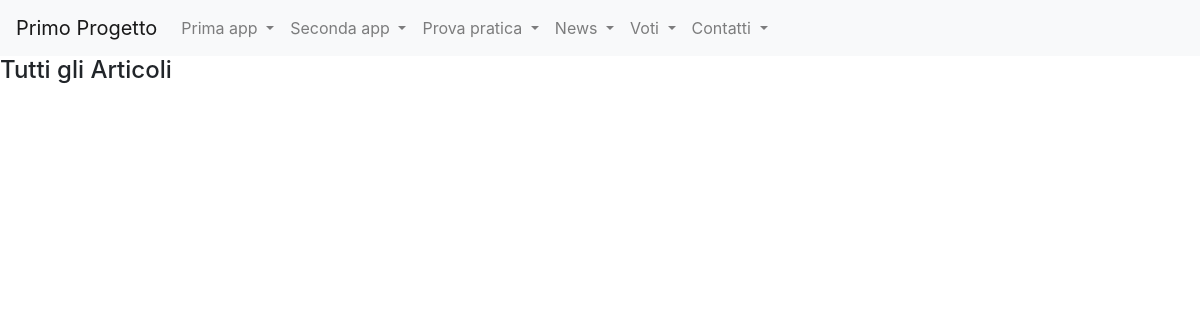
Before: /news/lista_articoli/ with the older database file.
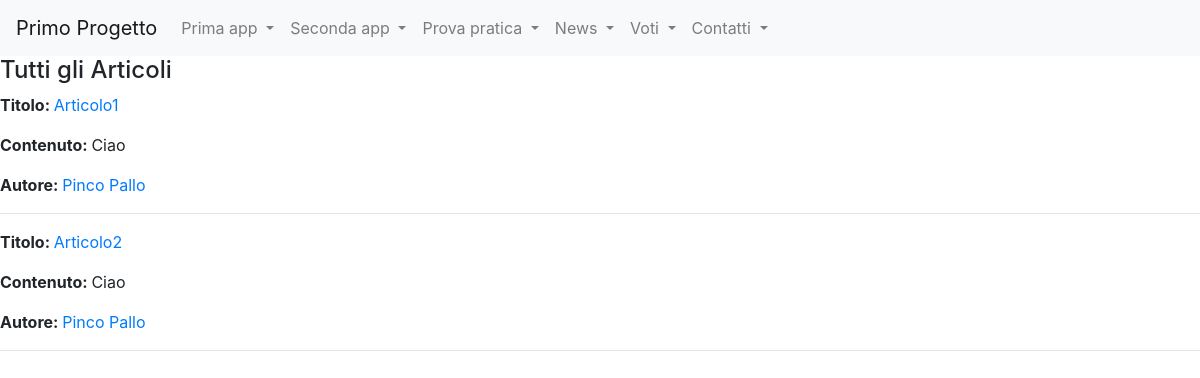
After: the same page with the newer database file.
### news/models.py (models this page shows, shortened)
class Articolo(models.Model):
    visualizzazioni=models.IntegerField(default=0, blank=True)
    data_articolo=models.DateField(blank=True)
    titolo=models.CharField(max_length=100) #Stringhe di lunghezza massima 100
    contenuto=models.TextField()
    giornalista=models.ForeignKey(Giornalista, on_delete=models.CASCADE, related_name="articoli")
    class Meta:
        verbose_name = 'Articolo'
        verbose_name_plural = 'Articoli'

class Giornalista(models.Model):
    nome=models.CharField(max_length=20) #Stringhe di lunghezza massima 20
    cognome=models.CharField(max_length=20)
    anno_nascita=models.DateField(blank=True)
    def __str__(self):
        return self.nome + " " + self.cognome
    class Meta:
        verbose_name = 'Giornalista'
        verbose_name_plural = 'Giornalisti'

### news/views.py (the view)
# urls.py: path("lista_articoli/", lista_articoli, name="lista_articoli"),
def lista_articoli(request, pk=None):
    if(pk==None):
        intestazione="Tutti gli Articoli"
        articoli = Articolo.objects.all()
    else:
        intestazione="Articoli di un Giornalista"
        articoli = Articolo.objects.filter(giornalista_id=pk)
    context = {
        'intestazione': intestazione,
        'articoli': articoli,
    }
    return render(request, "news/lista_articoli.html", context)

### news/templates/news/lista_articoli.html (shortened to what this page needs)
<!DOCTYPE html>
{% extends "base.html"%}
{% block content %}
    <h4>{{ intestazione }}</h4>
        {% for articolo in articoli %}
            <p><strong>Titolo: </strong>
                <a href={% url 'news:articolo_detail' articolo.id %}>{{ articolo.titolo }}</a>
            </p>
            <p><strong>Contenuto: </strong>
                {{ articolo.contenuto }}
            </p>
            <p><strong>Autore: </strong>
                <a href={% url 'news:giornalista_detail' articolo.giornalista.id %}>{{ articolo.giornalista }}</a>
            </p>
            <hr>
        {% endfor %}
{% endblock content %}

Changed rows visible on the page:
added Articolo: titolo "Articolo1", contenuto "Ciao", giornalista "Pinco Pallo"
added Articolo: titolo "Articolo2", contenuto "Ciao", giornalista "Pinco Pallo"
